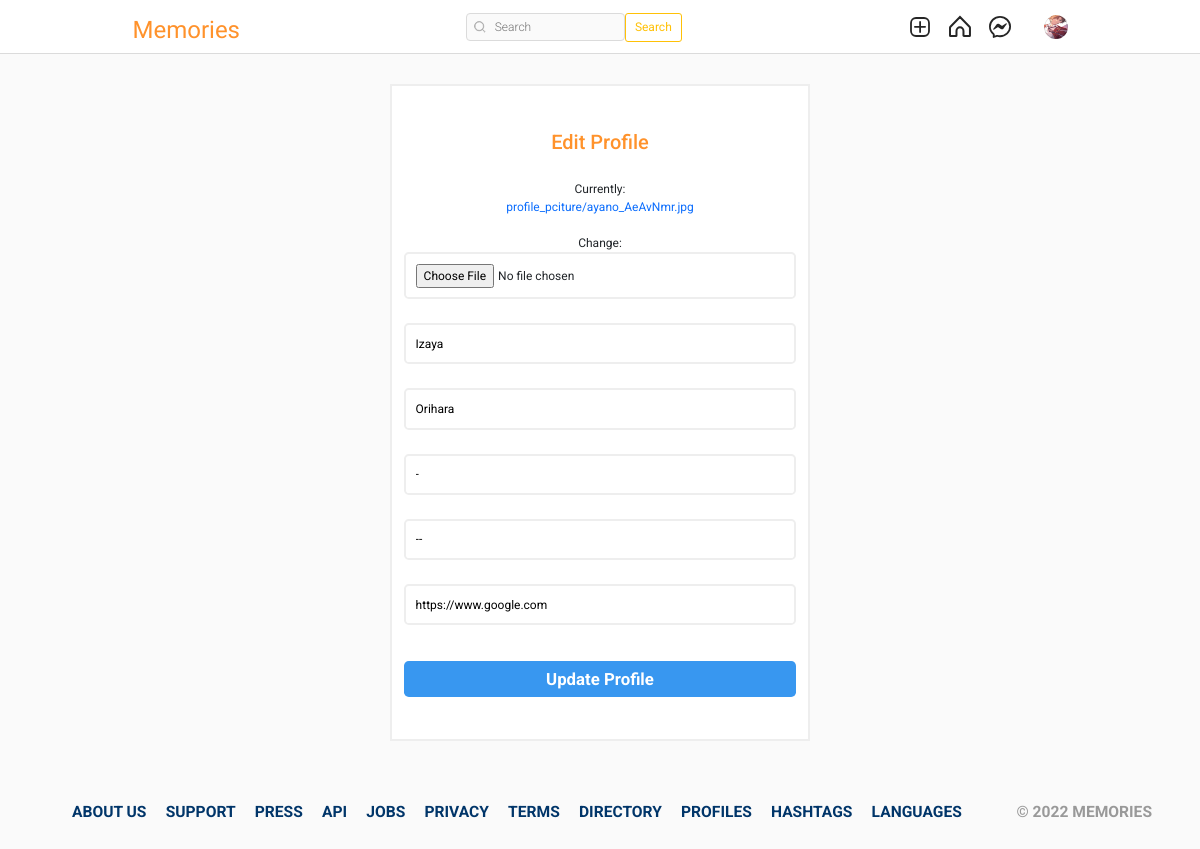
The app's page /users/profile/edit (signed in) with its own data.
### authy/models.py (models this page shows, shortened)
class Profile(models.Model):
    user = models.OneToOneField(User, related_name='profile', on_delete=models.CASCADE)
    image = models.ImageField(upload_to="profile_pciture", null=True, default="default.jpg")
    first_name = models.CharField(max_length=200, null=True, blank=True)
    last_name = models.CharField(max_length=200, null=True, blank=True)
    bio = models.CharField(max_length=200, null=True, blank=True)
    location = models.CharField(max_length=200, null=True, blank=True)
    url = models.URLField(max_length=200, null=True, blank=True)
    favourite = models.ManyToManyField(Post, blank=True)

### authy/views.py (the view)
# urls.py: path('profile/edit', EditProfile, name="editprofile"),
def EditProfile(request):
    user = request.user.id
    profile = Profile.objects.get(user__id=user)
    if request.method == "POST":
        form = EditProfileForm(
            request.POST, request.FILES, instance=request.user.profile
        )
        if form.is_valid():
            profile.image = form.cleaned_data.get("image")
            profile.first_name = form.cleaned_data.get("first_name")
            profile.last_name = form.cleaned_data.get("last_name")
            profile.location = form.cleaned_data.get("location")
            profile.url = form.cleaned_data.get("url")
            profile.bio = form.cleaned_data.get("bio")
            profile.save()
            return redirect("profile", profile.user.username)
    else:
        form = EditProfileForm(instance=request.user.profile)
    context = {
        "form": form,
    }
    return render(request, "editprofile.html", context)

### authy/forms.py
class EditProfileForm(forms.ModelForm):
    image = forms.ImageField(required=True)
    first_name = forms.CharField(widget=forms.TextInput(attrs={'class': 'input', 'placeholder': 'First Name'}), required=True)
    last_name = forms.CharField(widget=forms.TextInput(attrs={'class': 'input', 'placeholder': 'Last Name'}), required=True)
    bio = forms.CharField(widget=forms.TextInput(attrs={'class': 'input', 'placeholder': 'Bio'}), required=True)
    url = forms.CharField(widget=forms.TextInput(attrs={'class': 'input', 'placeholder': 'URL'}), required=True)
    location = forms.CharField(widget=forms.TextInput(attrs={'class': 'input', 'placeholder': 'Address'}), required=True)
    class Meta:
        model = Profile
        fields = ['image', 'first_name', 'last_name', 'bio', 'url', 'location']

### templates/editprofile.html (shortened to what this page needs)
{% extends "base.html" %}
{% load static %}
{% load crispy_forms_tags %}
{% block load_lib %}
  <link rel="stylesheet" href="{% static 'assets2/style.css' %}">
{% endblock load_lib %}
{% block content %}
  <div id="wrapper">
    <div class="container">
      <div class="form-data">
        <form action="" method="post" enctype="multipart/form-data">
          <div class="logo">
            <h3 style="padding: 20px; font-size: 20px;">Edit Profile</h3>
          </div>
          {{ form.image }}
          <br>
          {{ form.first_name }}
          <br>
          {{ form.last_name }}
          <br>
          {{ form.bio }}
          <br>
          {{ form.location }}
          <br>
          {{ form.url }}
          <br>
          <button class="form-btn" type="submit">Update Profile</button>
        </form>
      </div>
    </div>
    <footer>
      <div class="container">
        <nav class="footer-nav">
          <ul>
            <li>
              <a href="#">About us</a>
            </li>
            <li>
              <a href="#">Support</a>
            </li>
            <li>
              <a href="#">Press</a>
            </li>
            <li>
              <a href="#">Api</a>
            </li>
            <li>
              <a href="#">Jobs</a>
            </li>
            <li>
              <a href="#">Privacy</a>
            </li>
            <li>
              <a href="#">Terms</a>
            </li>
            <li>
              <a href="#">Directory</a>
            </li>
            <li>
              <a href="#">Profiles</a>
            </li>
            <li>
              <a href="#">Hashtags</a>
            </li>
            <li>
              <a href="#">Languages</a>
            </li>
          </ul>
        </nav>
        <div class="copyright-notice">&copy 2022 Memories</div>
      </div>
    </footer>
  </div>
{% endblock content %}

### templates/base.html (shortened to what this page needs)
{% load static %}
<!DOCTYPE html>
<html lang="en">
    <head>
        <link rel="stylesheet"
              href="https://cdn.jsdelivr.net/npm/bootstrap-icons@1.8.1/font/bootstrap-icons.css">
        <link href="https://cdn.jsdelivr.net/npm/bootstrap@5.1.3/dist/css/bootstrap.min.css"
              rel="stylesheet"
>
        <link rel="stylesheet"
              type="text/css"
              href="{% static 'assets1/style.css' %}">
        {% block load_lib %}
        {% endblock load_lib %}
    </head>
    <body>
        <header class="header" style="z-index: 3;">
            <nav class="header__content">
                <div class="header__buttons">
                    <a href="{% url 'index' %}"
                       class="header__home"
                       style="text-decoration: none">
                        <span class="logo">Memories</span></a>
                </div>
                <form action="{% url 'search-users' %}" method="get">
                    <div class="header__search">
                        <input type="text" placeholder="Search" name="q" value="{{ request.GET.q }}">
                        <button class="btn btn-outline-warning" type="submit">Search</button>
                    </div>
                </form>
                <div class="header__buttons header__buttons--desktop">
                    <a href="{% url 'newpost' %}">
                    </a>
                    <a href="{% url 'index' %}">
                    </a>
                    <a href="{% url 'message' %}">
                    </a>
                    <a href="">
                        <button class="profile-button">
                            <a href="{% url 'profile' request.user %}">
                                <div class="profile-button__picture">
                                    <img src="{{ request.user.profile.image.url }}" alt="User Picture">
                                </div>
                            </a>
                        </button>
                    </a>
                </div>
            </nav>
        </header>
        {% block content %}
        {% endblock content %}
</body>
</html>

### static/assets1/style.css (style rules this page uses)
*, *::after, *::before { box-sizing: border-box; margin: 0; padding: 0; }
*, button, input, select, textarea { font-family: 'Roboto', sans-serif; }
:root { --primary: hsl(0, 0%, 100%); --secondary: hsl(0, 0%, 98%); --border: hsl(0, 0%, 86%); --story-border: hsl(0, 0%, 78%); --img-border: hsla(0, 0%, 0%, 0.1); --text-dark: hsl(0, 0%, 15%); --text-light: hsl(0, 0%, 60%); --like: hsl(355, 82%, 61%); --link: hsl(204, 100%, 48%); --header-height: 44px; --nav-height: 44px; }
body { min-height: 100vh; display: flex; flex-direction: column; overflow-y: auto; }
svg { display: block; }
img { max-width: 100%; }
.header { width: 100%; height: var(--header-height); background-color: var(--primary); display: flex; justify-content: center; position: fixed; top: 0; left: 0; }
.header::after { content: ''; position: absolute; bottom: 0; width: 100%; height: 1px; background-color: var(--border); }
.header__content { width: 100%; max-width: 975px; padding: 0 14px; display: flex; justify-content: space-between; align-items: center; }
.header__home { margin-top: 5px; }
.header__search { width: 216px; height: 28px; display: none; align-items: center; position: relative; }
.header__search svg { width: 12px; height: 12px; position: absolute; left: 8px; }
.header__search input { width: 100%; height: 100%; background-color: var(--secondary); padding: 4px 10px 4px 28px; border: 1px solid var(--border); border-radius: 4px; outline: none; font-size: 12px; font-weight: 300; text-decoration: none; color: var(--text-light); text-overflow: ellipsis; overflow: hidden; white-space: nowrap; }
.header__buttons { display: flex; align-items: center; gap: 16px; }
.profile-button { background-color: transparent; border: none; outline: none; cursor: pointer; position: relative; }
.profile-button__picture { width: 24px; height: 24px; border-radius: 50%; overflow: hidden; position: relative; }
.profile-button__picture::after { content: ''; position: absolute; top: 0; bottom: 0; left: 0; right: 0; border: 1px solid var(--img-border); border-radius: 50%; }
@media (min-width: 768px) { :root { --header-height: 54px; --nav-height: 0px; } }
@media (min-width: 768px) { .header__content { padding: 0 20px; } }
@media (min-width: 768px) { .header__search { display: flex; } }

### static/assets2/style.css (style rules this page uses)
*, *::before, *::after { margin: 0; padding: 0; box-sizing: inherit; }
html { font-size: 12px; box-sizing: border-box; }
img { width: 100%; max-width: 100%; height: 100%; }
a { text-decoration: none; }
body { background-color: #fafafa; }
#wrapper { width: 100%; height: 100vh; display: flex; flex-direction: column; justify-content: space-between; padding-top: 5rem; }
.container { width: 100%; max-width: 93.5rem; margin: 1rem auto 0; }
#wrapper > .container { display: flex; padding: 0 2rem; }
.form-data { width: 100%; max-width: 35rem; margin-top: 1rem; margin-left: auto; margin-right: auto; display: block; }
.form-data form { background-color: #fff; border: 2px solid #eee; display: flex; flex-direction: column; padding: 2rem 1rem; text-align: center; }
.form-data form input { padding: .8rem; margin-bottom: .5rem; border: 2px solid #eee; border-radius: .4rem; }
.form-btn { margin: 1rem 0 1.5rem; height: 3rem; background-color: #3897f0; font-size: 1.4rem; font-weight: bold; color: #fff; border: none; border-radius: .4rem; cursor: pointer; }
footer { padding: 5rem 0; }
footer .container { display: flex; justify-content: space-between; font-weight: bold; text-transform: uppercase; font-size: 1.3rem; margin-top: 0; flex-wrap: wrap; }
.footer-nav ul { display: flex; flex-wrap: wrap; list-style: none; }
.footer-nav ul li { margin-right: 1.6rem; }
.footer-nav ul li a { color: #003569; }
.copyright-notice { color: #999999; }

### templates/base.html (style rules this page uses)
.logo { font-family: 'Kaushan Script', cursive; font-size:2rem; color:#ff922b; }

### records on screen
Profile: first_name "Izaya", last_name "Orihara", bio "-", location "--", url "https://www.google.com"
